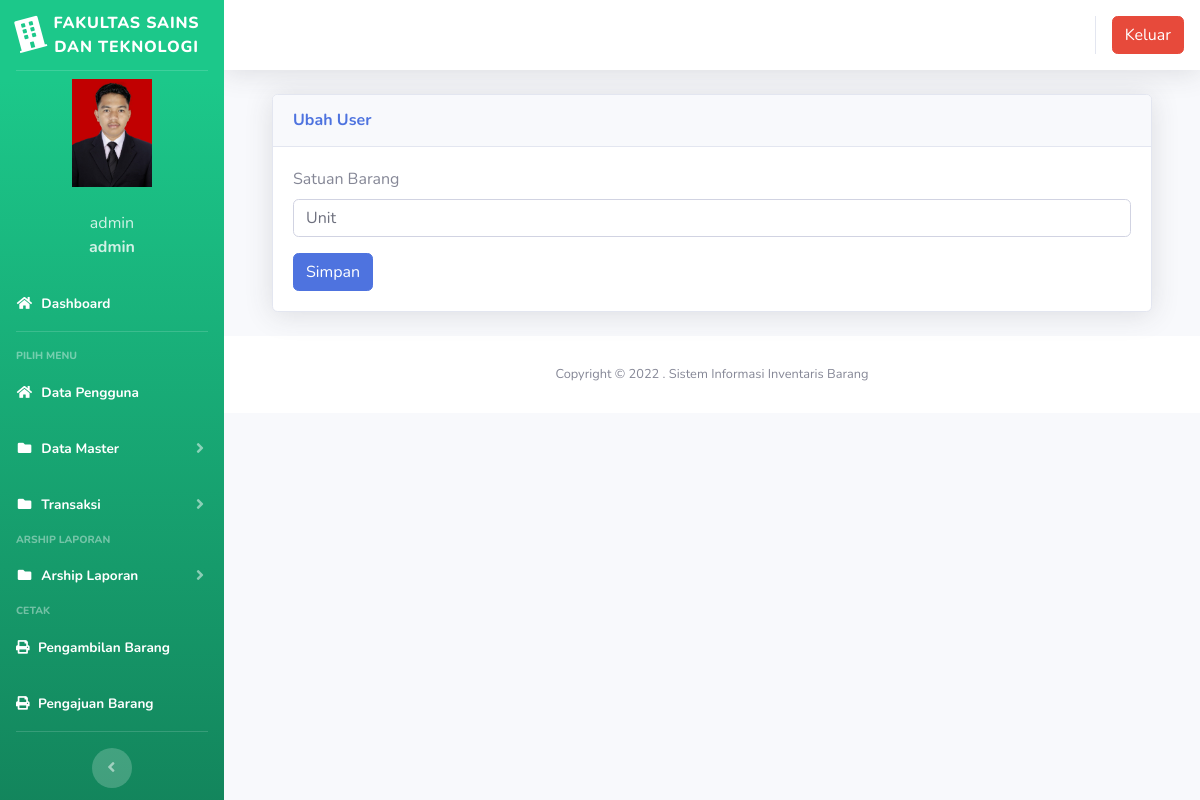
Page /index.php?page=satuanbarang&aksi=ubahsatuan&id=5 (signed in) on the committed database.
### tables this page shows
CREATE TABLE `users` (
  `id` int(11) NOT NULL,
  `nik` varchar(10) NOT NULL,
  `nama` varchar(100) NOT NULL,
  `alamat` varchar(200) NOT NULL,
  `telepon` varchar(100) NOT NULL,
  `username` varchar(100) NOT NULL,
  `password` varchar(100) NOT NULL,
  `level` varchar(25) NOT NULL DEFAULT 'member',
  `foto` varchar(25) NOT NULL
);

CREATE TABLE `satuan` (
  `id` int(11) NOT NULL,
  `satuan` varchar(100) NOT NULL
);

### index.php (the view, shortened to what this page needs)
<?php
	$koneksi = new mysqli("localhost","root","","inventori");
	?>
<!DOCTYPE html>
<html lang="en">
<head>
  <link href="vendor/fontawesome-free/css/all.min.css" rel="stylesheet" type="text/css">
  <link href="css/sb-admin-2.min.css" rel="stylesheet">
  <link href="vendor/datatables/dataTables.bootstrap4.min.css" rel="stylesheet">
</head>
<body id="page-top">
  <div id="wrapper">
    <ul class="navbar-nav bg-gradient-success sidebar sidebar-dark accordion" id="accordionSidebar">
      <a class="sidebar-brand d-flex align-items-center justify-content-center" href="index.php">
        <div class="sidebar-brand-icon rotate-n-15">
          <i class="fas fa-building"></i>
        </div>
        <div class="sidebar-brand-text mx-2">Fakultas Sains dan Teknologi</div>
      </a>
      <hr class="sidebar-divider my-0">
 <?php
   if ($_SESSION['admin']) {
	   $user = $_SESSION['admin'];
   }
   $sql =$koneksi->query("select * from users where id='$user'");
   $data = $sql->fetch_assoc();
   ?>
    <li class="d-flex align-items-center justify-content-center">
        <a class="nav-link">
		 <img src="img/<?php echo $data['foto']?>" class="img-circle" width="80" alt="User"/></a>
	  </li>
		 <li class="nav-item ">
        <a class="nav-link">
         	<div class="d-flex align-items-center justify-content-center" class="name">  <?php echo  $data['nama'];?></div></font>
			<div class="d-flex align-items-center justify-content-center" class="email"><strong> <?php echo $data['level'];?></strong></div>
		 </a>
      </li>
      <li class="nav-item active">
        <a class="nav-link" href="?page=home">
          <i class="fas fa-fw fa-home"></i>
          <span>Dashboard</span></a>
      </li>
      <hr class="sidebar-divider">
      <div class="sidebar-heading">
        Pilih Menu
      </div>
	    <li class="nav-item active">
        <a class="nav-link" href="?page=pengguna">
          <i class="fas fa-fw fa-home"></i>
          <span>Data Pengguna</span></a>
      </li>
	   <li class="nav-item active">
        <a class="nav-link collapsed" href="#" data-toggle="collapse" data-target="#collapseData" aria-expanded="true" aria-controls="collapseData">
          <i class="fas fa-fw fa-folder"></i>
          <span>Data Master</span>
        </a>
      </li>
	    <li class="nav-item active">
        <a class="nav-link collapsed" href="#" data-toggle="collapse" data-target="#collapsePages" aria-expanded="true" aria-controls="collapsePages">
          <i class="fas fa-fw fa-folder"></i>
          <span>Transaksi</span>
        </a>
      </li>
      <div class="sidebar-heading">
        Arship Laporan
      </div>
	     <li class="nav-item active">
        <a class="nav-link collapsed" href="#" data-toggle="collapse" data-target="#collapseLaporan" aria-expanded="true" aria-controls="collapseLaporan">
          <i class="fas fa-fw fa-folder"></i>
          <span>Arship Laporan</span>
        </a>
      </li>
      <div class="sidebar-heading">
        Cetak
      </div>
	   <li class="nav-item active">
<a class="nav-link collapsed" href="?page=Pengambilan">
          <i class="fa fa-print" aria-hidden="true"></i>
          <span>Pengambilan Barang</span> </a>
<a class="nav-link collapsed" href="?page=pengguna">
          <i class="fa fa-print" aria-hidden="true"></i>
          <span>Pengajuan Barang</span> </a>
      </li>
      <hr class="sidebar-divider d-none d-md-block">
      <div class="text-center d-none d-md-inline">
        <button class="rounded-circle border-0" id="sidebarToggle"></button>
      </div>
    </ul>
    <div id="content-wrapper" class="d-flex flex-column">
      <div id="content">
        <nav class="navbar navbar-expand navbar-light bg-white topbar mb-4 static-top shadow">
          <ul class="navbar-nav ml-auto">
            <li class="nav-item dropdown no-arrow">
			 <div class="top-menu">
        <ul class="nav pull-right top-menu">
		      <li><a onclick="return confirm('Apakah anda yakin akan logout?')" class="btn btn-danger" class="logout" href="logout.php">Keluar</a></li>
        </ul>
      </div>
            </li>
          </ul>
        </nav>
        <div class="container-fluid">
		 <section class="content">
		      <?php
			   $page = $_GET['page'];
			   $aksi = $_GET['aksi'];
			     if ($page == "satuanbarang") {
				    if ($aksi == "ubahsatuan") {
					   include "page/satuanbarang/ubahsatuan.php";
				   }
			   }
			   ?>
    </section>
</div>
      <footer class="sticky-footer bg-white">
        <div class="container my-auto">
          <div class="copyright text-center my-auto">
            <span>Copyright &copy; 2022 . Sistem Informasi Inventaris Barang</span>
          </div>
        </div>
      </footer>
    </div>
  </div>
  </div>
</body>
</html>

### page/satuanbarang/ubahsatuan.php (shortened to what this page needs)
<?php
 $id = $_GET['id'];
 $sql2 = $koneksi->query("select * from satuan where id = '$id'");
 $tampil = $sql2->fetch_assoc();
 ?>
  <div class="container-fluid">
          <div class="card shadow mb-4">
            <div class="card-header py-3">
              <h6 class="m-0 font-weight-bold text-primary">Ubah User</h6>
            </div>
            <div class="card-body">
              <div class="table-responsive">
							<div class="body">
							<form method="POST" enctype="multipart/form-data">
							<label for="">Satuan Barang</label>
                            <div class="form-group">
                               <div class="form-line">
                                <input type="text" name="satuan" value="<?php echo $tampil['satuan']; ?>" class="form-control" />
							</div>
                            </div>
							<input type="submit" name="simpan" value="Simpan" class="btn btn-primary">
							</form>

### rows in the picture
users: foto (picture), nama "admin", level "admin"
satuan: satuan "Unit"
